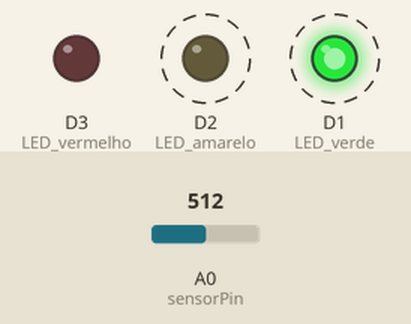
Recording of a program running on a simulated ESP8266 (NodeMCU). On the bench: output pins drawn as LEDs (lit = HIGH). Dashed ring = blinking. The test bench sets the inputs (shaded band); at power-on: A0 (sensorPin) = 512. WiFi joins after 1.5 s; servers stay silent unless stated; what the program prints to the serial monitor is not drawn.

Above: at 2.0 s.
Timing chart, 0 to 6.1 s (numbered marks = the images above):
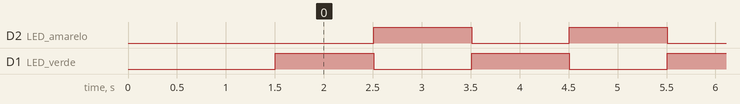

The program:

main.cpp
```cpp
#include <Arduino.h>
#include <WiFiUdp.h>

#include "ESP8266WiFi.h"

#define ssid "GATITA"             // Nome da Rede sem fio que vai se conectar
#define password "tiziano1993"    // Senha da Rede sem fio que vai se conectar
#define localPort 8888  // Porta na qual o servidor ficará escutando
#define newHostname "SENSOR001"   // Nome do Host na rede

#define IP_DESTINY "192.168.5.5"
#define PACKET_SIZE 10

int sensorPin = A0;

WiFiUDP Udp;

void setup() {
  Serial.begin(115200);

  pinMode(D1, OUTPUT);  // LED verde
  pinMode(D2, OUTPUT);  // LED amarelo
  pinMode(D3, OUTPUT);  // LED vermelho

  WiFi.mode(WIFI_STA);
  WiFi.hostname(newHostname);
  WiFi.begin(ssid, password);
  while (WiFi.status() != WL_CONNECTED) {
    Serial.print('.');
    delay(500);
  }
  Serial.println("");
  Serial.print("Connected! IP address: ");
  Serial.println(WiFi.localIP());

  if (Udp.begin(localPort)) {
    Serial.printf("UDP server on port %d\n", localPort);
    Serial.printf("Default hostname: %s\n", WiFi.hostname().c_str());
    Serial.println("");
  }
}

void loop() {
  int sensorValue = 0;
  int packetSize = 0;
  char packetTX[PACKET_SIZE];
  char packetRX[PACKET_SIZE];

  while (1) {
    digitalWrite(D1, 0x01);
    digitalWrite(D2, 0x00);
    sensorValue = analogRead(sensorPin);
    Udp.beginPacket(IP_DESTINY, 8888);
    Udp.write(itoa(sensorValue, packetTX, 10));
    Udp.endPacket();
    Serial.print(">> Pacote enviado para borda: ");
    Serial.println(packetTX);
    delay(1000);
    digitalWrite(D1, 0x00);
    digitalWrite(D2, 0x01);
    packetSize = Udp.parsePacket();
    if (packetSize > 0) {
      int n = Udp.read(packetRX, PACKET_SIZE);
      packetRX[n] = 0;
      Serial.print("<< Pacote recebido da borda: ");
      Serial.println(packetRX);
      packetSize = 0;
    } else {
      Serial.println("<> Ainda nada foi recebido! ");
    }
    delay(1000);
  }
}
```

Measured:
- by itself, D2 (LED_amarelo), D1 (LED_verde): alternates HIGH for 1.0 s and LOW for 1.0 s
